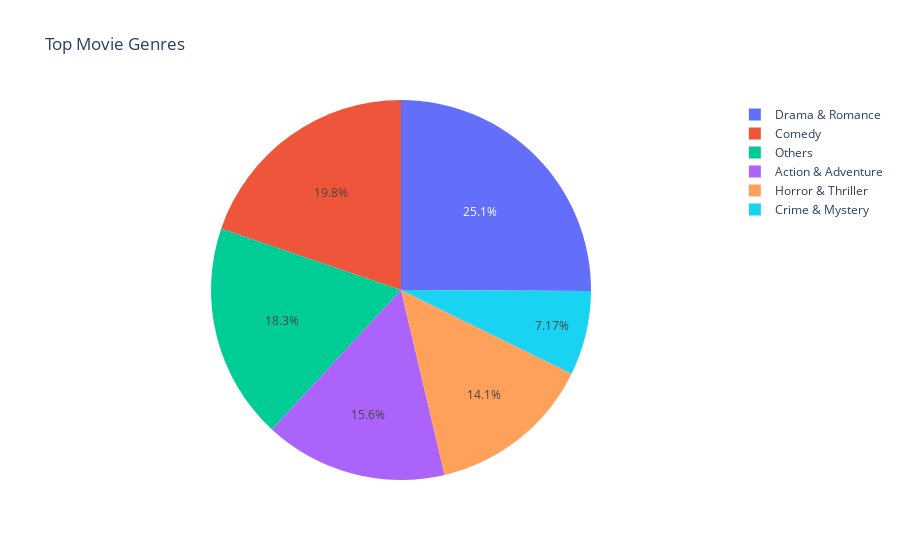

The notebook cell saved with this chart:
### Markdown cell above
## Distribution of Genres

### Code cell
# Since a single movie can have multiple genre and we want to assigne one genre per movie, we copy the movie with a different genre everytime
movies_genre = movies.explode('Dictionnary Movie genres').copy(deep=True)

# As a film can have several genres assigned to the same more general genre, this creates copies of the same exact data
# To adress this, we're dropping the data with the same movie ID and dictionary genre
movies_genre= movies_genre.drop_duplicates(subset=['Freebase movie ID', 'Dictionnary Movie genres'])

# Drop 'Other' genre since it's made of the rest of the movies genres and is not usable
movies_genre = movies_genre[movies_genre['Dictionnary Movie genres'] != 'Other']

# Counting genres
genre_counts = movies_genre['Dictionnary Movie genres'].value_counts()

# Select top 5 genres
top_genres = genre_counts.head(5)

# Sum the remaining genres and label them as 'Others'
others_count = genre_counts[5:].sum()
other_genres = pd.Series({'Others': others_count})

plot_data = pd.concat([top_genres, other_genres]).reset_index()
plot_data.rename(columns={'index': 'Genre', 0: 'Count'}, inplace=True)

fig = px.pie(plot_data, values='Count', names='Genre', title='Top Movie Genres')

# Save and show the figure
#fig.write_html("./plots/adam_camember.html")
fig.show()

### Figure 1 — Plotly figure (JSON) as saved in the notebook; plotly's stock layout.template omitted (floating-point values rounded to 4 significant figures)
{"data": [{"domain": {"x": [0, 1], "y": [0, 1]}, "hovertemplate": "Genre=%{label}<br>Count=%{value}<extra></extra>", "labels": ["Drama & Romance", "Comedy", "Action & Adventure", "Horror & Thriller", "Crime & Mystery", "Others"], "legendgroup": "", "name": "", "showlegend": true, "type": "pie", "values": [4387, 3456, 2724, 2457, 1253, 3208]}], "layout": {"legend": {"tracegroupgap": 0}, "title": {"text": "Top Movie Genres"}}}
